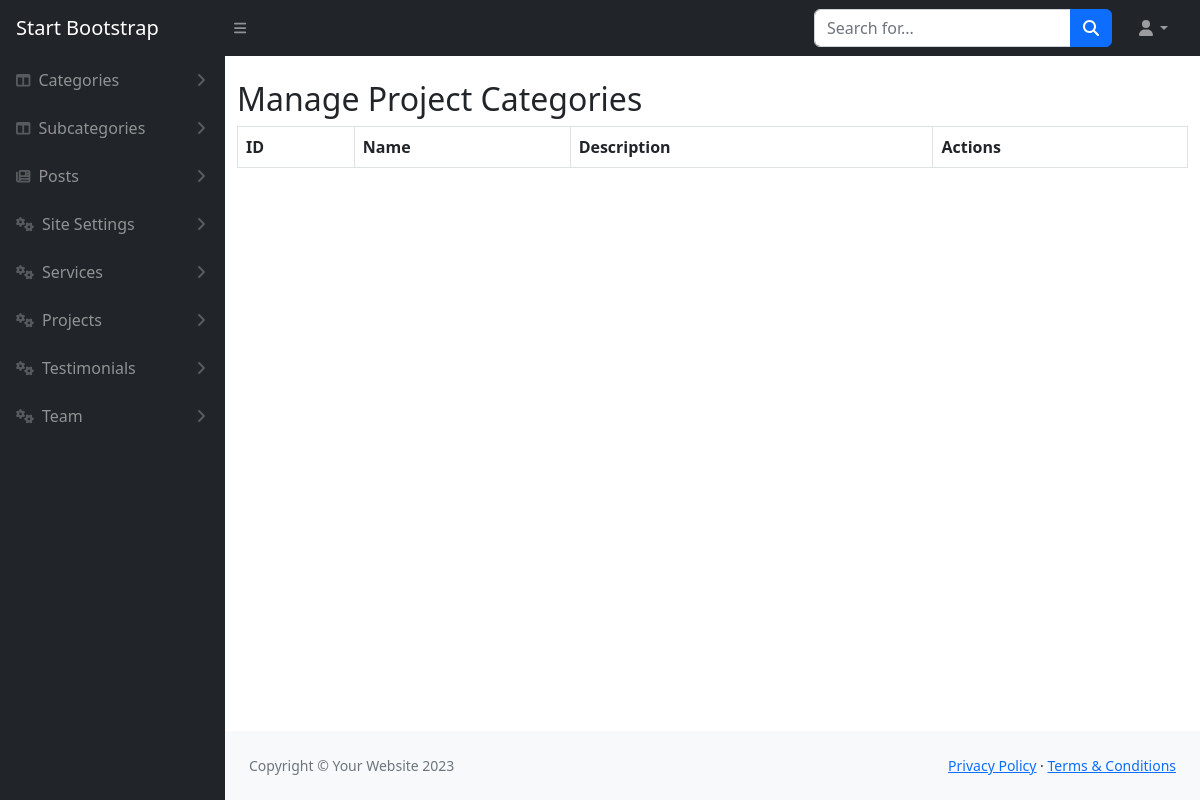
Page /admin/projectCategoryView.php (signed in) on the earlier database version.
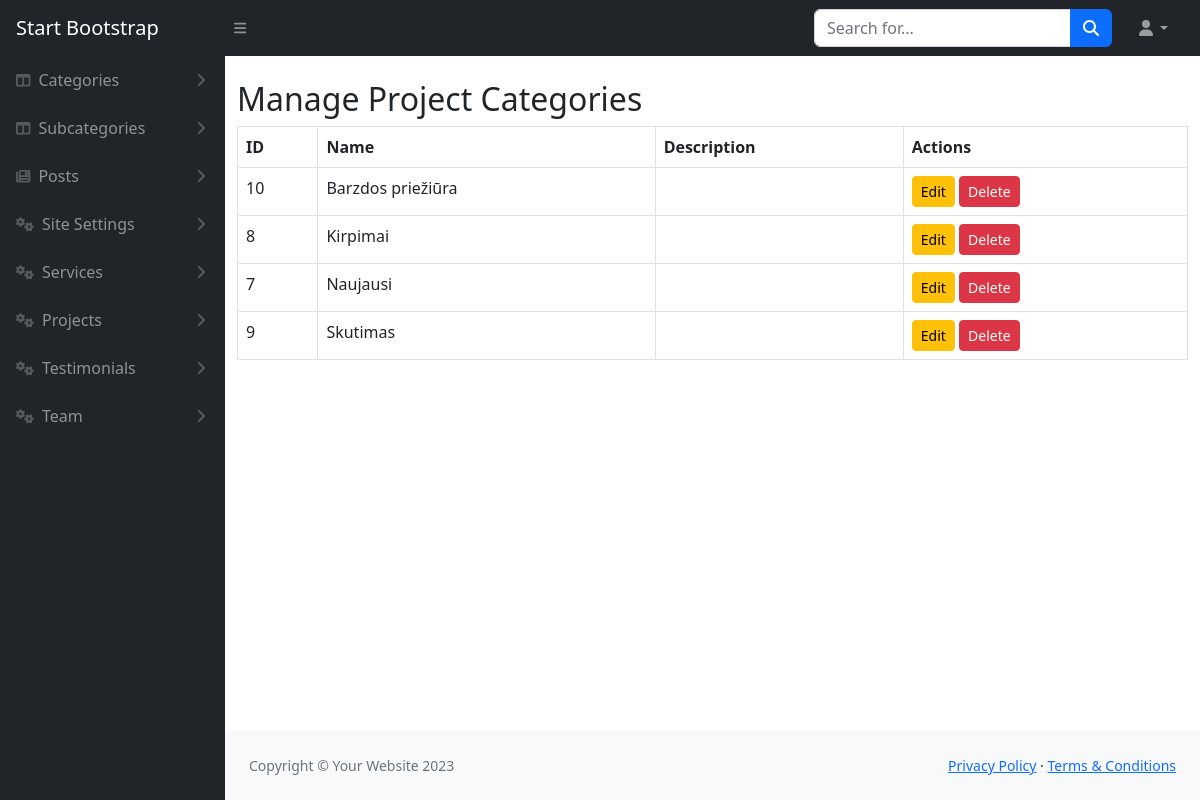
Same page on the later database version.
### tables this page shows
CREATE TABLE `project_categories` (
  `id` int(11) NOT NULL,
  `name` varchar(255) NOT NULL,
  `description` text DEFAULT NULL,
  `created_at` timestamp NOT NULL DEFAULT current_timestamp()
);

### admin/projectCategoryView.php (the view)
<?php
include('../config/db.php');
$query = "SELECT * FROM project_categories ORDER BY name";
$result = mysqli_query($con, $query);
include('includes/header.php');
?>
<div class="container mt-4">
  <h2>Manage Project Categories</h2>
  <table class="table table-bordered">
    <thead>
      <tr>
        <th>ID</th>
        <th>Name</th>
        <th>Description</th>
        <th>Actions</th>
      </tr>
    </thead>
    <tbody>
      <?php while ($cat = mysqli_fetch_assoc($result)) { ?>
      <tr>
        <td><?= $cat['id']; ?></td>
        <td><?= htmlspecialchars($cat['name']); ?></td>
        <td><?= htmlspecialchars($cat['description']); ?></td>
        <td>
          <a href="projectCategoryEdit.php?id=<?= $cat['id']; ?>" class="btn btn-warning btn-sm">Edit</a>
          <a href="projectCategoryDelete.php?id=<?= $cat['id']; ?>" class="btn btn-danger btn-sm" onclick="return confirm('Are you sure?')">Delete</a>
        </td>
      </tr>
      <?php } ?>
    </tbody>
  </table>
</div>
<?php include('includes/footer.php'); ?>

Differences in the rows shown:
added project_categories: id "10", name "Barzdos priežiūra"
added project_categories: id "8", name "Kirpimai"
added project_categories: id "7", name "Naujausi"
added project_categories: id "9", name "Skutimas"
